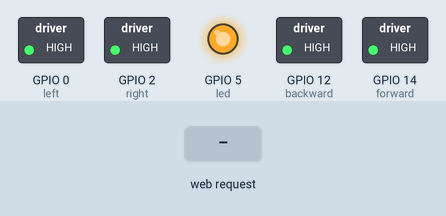
Recording of a sketch running on a simulated ESP8266 (NodeMCU). Parts: switched loads named in the sketch (green lamp = pin HIGH), output pins drawn as LEDs (lit = HIGH). The inputs (shaded band) are chosen by the test bench. WiFi joins after 1.5 s; servers stay silent unless stated; what the sketch prints to the serial monitor is not drawn.

Above: at 2.7 s.
2.8 s: HTTP request GET /?cmd=turnOnLights received
At 3.3 s:
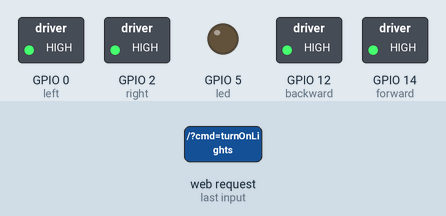
4.3 s: HTTP request GET /?cmd=turnLeft received
At 5.5 s:
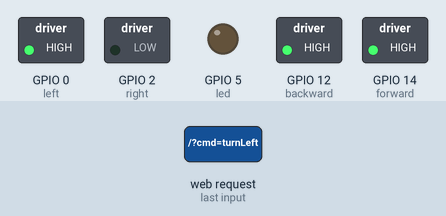
5.8 s: HTTP request GET /?cmd=turnOffLights received
At 6.8 s:
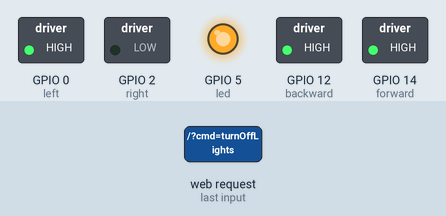
7.3 s: HTTP request GET /?cmd=turnRight received
At 7.9 s:
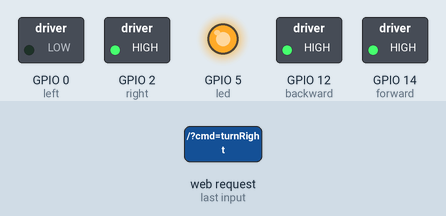
8.8 s: HTTP request GET /?cmd=forward received
At 9.6 s:
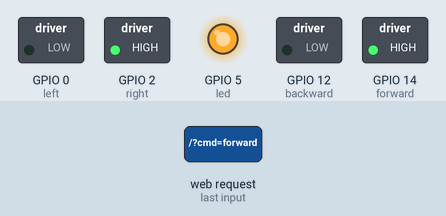
11.3 s: HTTP request GET /?cmd=backward received
At 12.1 s:
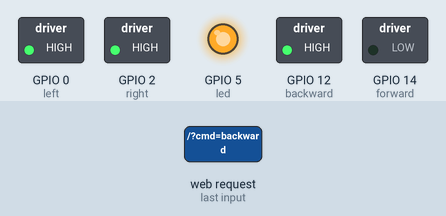
Timing chart, 0 to 14.3 s (numbered marks = the images above; inputs shaded):
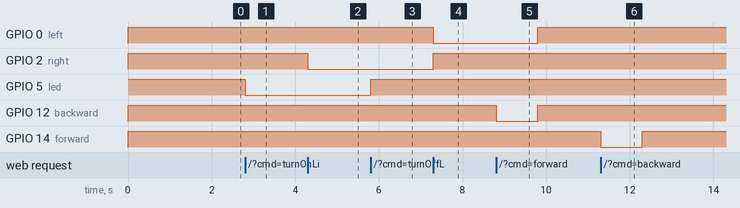

Measured:
- after the input at 2.8 s, GPIO 5 (led): HIGH → LOW at once
- after the input at 4.3 s, GPIO 2 (right): HIGH → LOW at once
- after the input at 5.8 s, GPIO 5 (led): LOW → HIGH at once
- after the input at 7.3 s, GPIO 0 (left): HIGH → LOW at once; GPIO 2 (right): LOW → HIGH at once
- after the input at 8.8 s, GPIO 0 (left): LOW → HIGH after 1.0 s; GPIO 12 (backward): HIGH → LOW at once, → HIGH 1.0 s later
- after the input at 11.3 s, GPIO 14 (forward): HIGH → LOW at once, → HIGH 1.0 s later

The sketch:

CuriousCar.ino
```cpp
// pour la connexion Wi-Fi et la création d'un serveur
#include <ESP8266WiFi.h>
const char* ssid = "your wifi name"; // nom du Wi-Fi
const char* password = "your password"; // mot de passe
WiFiServer server(80);

// pour les phares
const int led = 5; // D1
boolean lights = false; // indique si les phares sont allumées

// pour le moteur de devant qui fait la voiture tourner ses roues de devant à gauche ou à droite
const int left = 0; // D3
const int right = 2; // D4
// pour le moteur de derrière qui fait la voiture aller en avant ou en arrière
const int forward = 14; // D5
const int backward = 12; // D6

void setup(){
  Serial.begin(115200);
  // initialisation des pins
  pinMode(led,OUTPUT);
  pinMode(left,OUTPUT);
  pinMode(right,OUTPUT);
  pinMode(forward,OUTPUT);
  pinMode(backward,OUTPUT);
  // les phares sont éteintes au début
  digitalWrite(led,HIGH);
  // la voiture ne bouge pas au début
  stopCar();
  // on connecte la carte Wi-Fi au Wi-Fi prédéfini
  WiFi.begin(ssid,password);
  // on attend que la connexion se fait
  while(WiFi.status() != WL_CONNECTED) delay(500);
  Serial.println("WiFi connected");
  // on récupère l'adresse IP de la carte
  Serial.print("IP address: ");
  Serial.println(WiFi.localIP());
  // on lance le serveur
  server.begin();
}

void loop(){
  // on vérifie si un client s'est connecté
  WiFiClient client = server.available();
  if(!client) return;
  // on attend que le client envoie des données
  while(!client.available()) delay(1);
  // on lit la 1ère ligne de la requête du client
  String request = client.readStringUntil('\r');
  client.flush();

  // on trouve quelle commande a été envoyée (si elle a été envoyée) et on met à jour le système
  if(request.indexOf("cmd=turnOnLights") != -1){ lights = true; digitalWrite(led,LOW); }
  else if(request.indexOf("cmd=turnOffLights") != -1){ lights = false; digitalWrite(led,HIGH);}
  else if(request.indexOf("cmd=turnLeft") != -1) turnLeft();
  else if(request.indexOf("cmd=turnRight") != -1) turnRight();
  else if(request.indexOf("cmd=forward") != -1) goForward();
  else if(request.indexOf("cmd=backward") != -1) goBackward();
  else if(request.indexOf("cmd=stopCar") != -1) stopCar();

  // on retourne la réponse du serveur
                 // l'en-tête
  client.println("HTTP/1.1 200 OK");
  client.println("Content-Type: text/html");
  client.println("");
                 // la page HTML
  client.println("<!DOCTYPE html>");
  client.println("<html>");
  client.println("    <head>");
  client.println("        <meta charset=\"utf-8\">");
  client.println("        <title>Curious Car</title>");
                          // ce script js reconnait l'appui sur un bouton et renouvelle la page avec la requête qui correspond au bouton appuyé
                          // remarque : javascript s'éxécute dans le navigateur Internet du client
  client.println("        <script type=\"text/javascript\">");
                              // cette fonction est appelée lorsque l'un des boutons prédéfinis est pressé
  client.println("            document.addEventListener(\"keypress\", function onEvent(event){");
  client.println("                switch(event.key){");
                                      // par exemple, si le bouton pressé est "l", la commande transmise sera de changer l'état des phares (allumer ou éteindre)
  if(lights)
  client.println("                    case \"l\": window.location.replace('?cmd=turnOffLights'); break;");
  else
  client.println("                    case \"l\": window.location.replace('?cmd=turnOnLights'); break;");
  client.println("                    case \"q\": window.location.replace('?cmd=turnLeft'); break;");
  client.println("                    case \"d\": window.location.replace('?cmd=turnRight'); break;");
  client.println("                    case \"z\": window.location.replace('?cmd=forward'); break;");
  client.println("                    case \"s\": window.location.replace('?cmd=backward'); break;");
  client.println("                    case \"x\": window.location.replace('?cmd=stopCar'); break;");
  client.println("                    default: return;");
  client.println("                }");
  client.println("            });");
  client.println("        </script>");
                          // fin du script javascript
  client.println("    </head>");
  client.println("    <body>");
  client.println("        <h1>Curious Car</h1>");
  client.println("        <table style=\"border: 0;\">");
  if(lights)
  client.println("                <tr><td><button style=\"width: 50px;\" onclick=\"window.location.replace('?cmd=turnOffLights');\">L</button>Turn OFF lights</td></tr>");
  else
  client.println("                <tr><td><button style=\"width: 50px;\" onclick=\"window.location.replace('?cmd=turnOnLights');\">L</button>Turn ON lights</td></tr>");
  client.println("            <tr></tr>");
  client.println("            <tr>");
  client.println("                <td></td>");
  client.println("                <td><button style=\"width: 50px;\" onclick=\"window.location.replace('?cmd=forward');\">Z</button>Go forward</td>");
  client.println("                <td></td>");
  client.println("            </tr>");
  client.println("            <tr>");
  client.println("                <td><button style=\"width: 50px;\" onclick=\"window.location.replace('?cmd=turnLeft');\">Q</button>Turn left</td>");
  client.println("                <td><button style=\"width: 50px;\" onclick=\"window.location.replace('?cmd=backward');\">S</button>Go backward</td>");
  client.println("                <td><button style=\"width: 50px;\" onclick=\"window.location.replace('?cmd=turnRight');\">D</button>Turn right</td>");
  client.println("            </tr>");
  client.println("            <tr>");
  client.println("                <td></td>");
  client.println("                <td><button style=\"width: 50px;\" onclick=\"window.location.replace('?cmd=stopCar');\">X</button>Stop</td>");
  client.println("                <td></td>");
  client.println("            </tr>");
  client.println("        </table>");
  client.println("    </body>");
  client.println("</html>");
}

// fail la voiture tourner à gauche
void turnLeft(){
  // on tourne les roues à gauche (moteur de devant)
  digitalWrite(left,HIGH);
  digitalWrite(right,LOW);
}

// fait la voiture tourner à droite
void turnRight(){
  // on tourne les roues à droite (moteur de devant)
  digitalWrite(left,LOW);
  digitalWrite(right,HIGH);
}

// fait la voiture aller en avant
void goForward(){
  // on va en avant (moteur derrière)
  digitalWrite(forward,HIGH);
  digitalWrite(backward,LOW);
  // on attend 1 seconde
  delay(1000);
  // et on arrête la voiture
  stopCar();
}

// fait la voiture aller en arrière
void goBackward(){
  // on va en arrière (moteur derrière)
  digitalWrite(forward,LOW);
  digitalWrite(backward,HIGH);
  // on attend 1 seconde
  delay(1000);
  // et on arrête la voiture
  stopCar();
}

// arrête le moteur de devant
void stopFrontMotor(){
  digitalWrite(left,HIGH);
  digitalWrite(right,HIGH);
}

// arrête le moteur de derrière
void stopBackMotor(){
  digitalWrite(forward,HIGH);
  digitalWrite(backward,HIGH);
}

// arrête les 2 moteurs
void stopCar(){
  stopBackMotor();
  stopFrontMotor();
}
```
